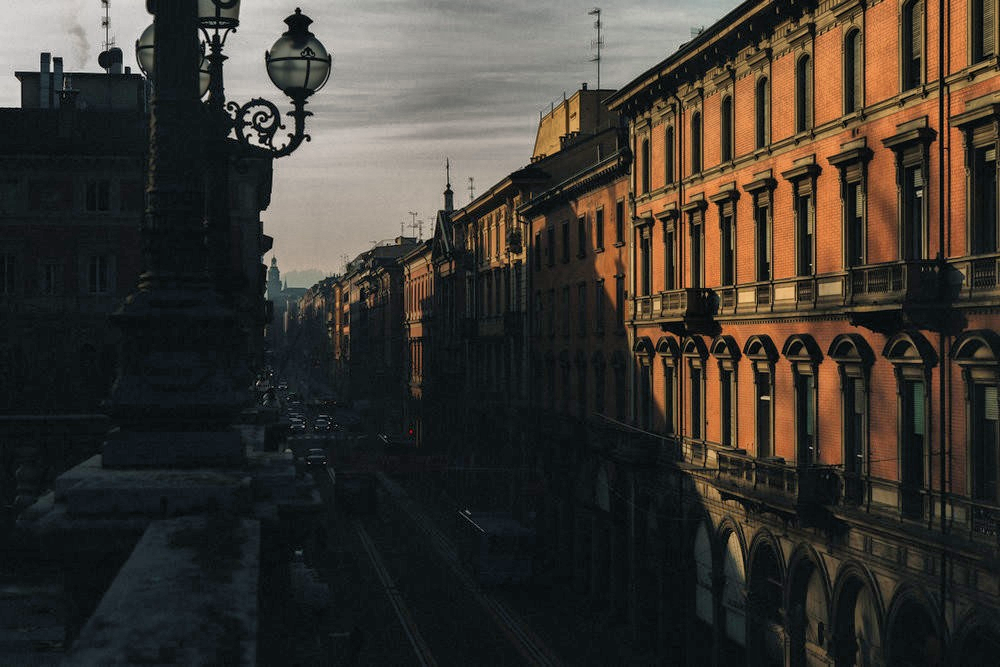
#> input picture python/saidas/imgFiltrada.png, 1000 x 667 px
$ python -i filtro.py   (imports and definitions only)
#> lines starting #> are read from the running program, lines starting #| are printed output that depends on the picture
#> further down, picture is the input picture: shape (667, 1000, 3); mean B, G, R 49, 55.3, 60.2
import cv2
import numpy as np
from matplotlib import pyplot as plt
from pylab import *
import sys
from absl import app, flags, logging
from absl.flags import FLAGS

# [3 lines not run here, left out]

# [9 lines left out: function mudarDiretorios, not called in this run]

def functionEqualization(imagem):
    #aplicando a equalização pelo histograma
    img_yuv = cv2.cvtColor(imagem, cv2.COLOR_BGR2YUV)
#> img_yuv: shape (667, 1000, 3); mean of channels 0, 1, 2 56, 124.5, 131.5

    # equalize the histogram of the Y channel
    img_yuv[:,:,0] = cv2.equalizeHist(img_yuv[:,:,0])
#> img_yuv: shape (667, 1000, 3); mean of channels 0, 1, 2 130.6, 124.5, 131.5

    # convert the YUV image back to RGB format
    equ = cv2.cvtColor(img_yuv, cv2.COLOR_YUV2BGR)
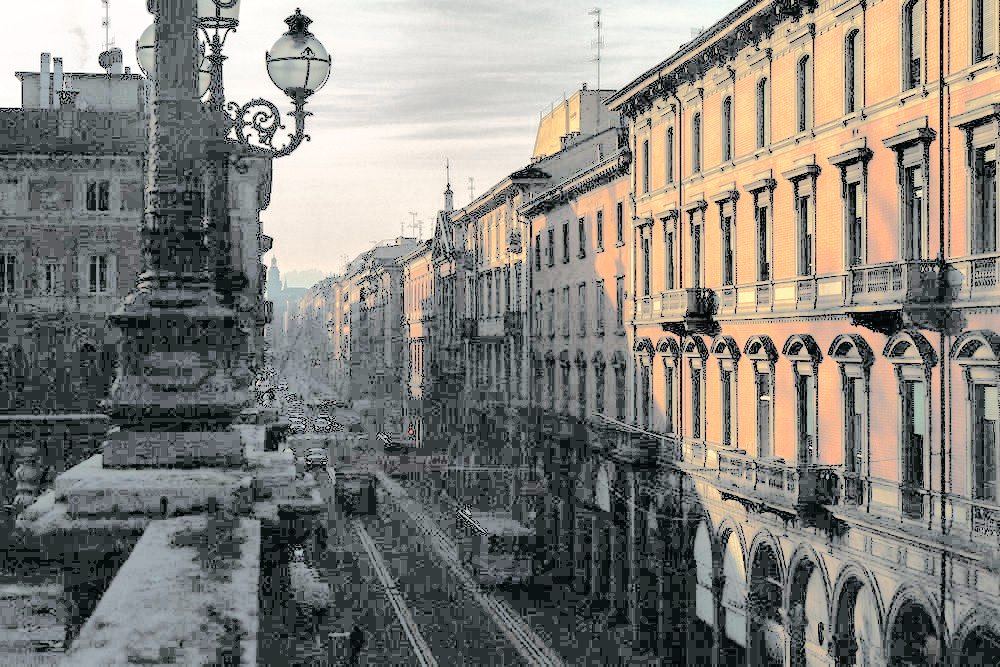
#> equ: shape (667, 1000, 3); mean B, G, R 123.6, 130.1, 133.2

    return equ      #cv2_imshow(res)

# [69 lines left out: functions funcionSquare, correcaoGamma, filtro1, filtro2, aplicarFiltro, main, not called in this run]

# [5 lines not run here, left out]

>>> import cv2
>>> picture = cv2.imread('../saidas/imgFiltrada.png')
>>> result = functionEqualization(picture)
